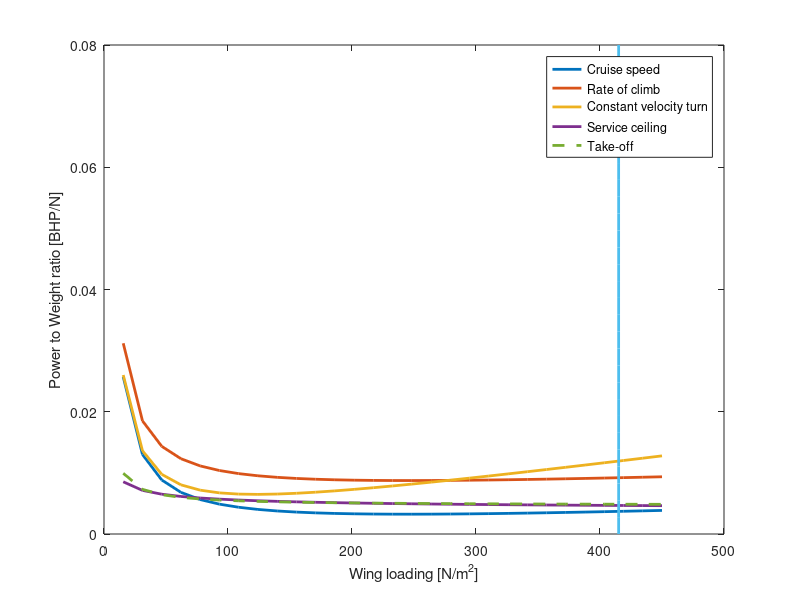

MATLAB code for this plot: (Note: this script raises an error after producing the figure.)
close all;
clear all;
clc;

%% Author Yuvarajendra Anjaneya Reddy (nakkan naaaaaaaaaaaaaaane)
neta=0.85
g=9.81;
Sg=500;                             %% Ground roll of about 100 ft
AR=8;                               %% Aspect ratio
b=2.10;                             %% Wing span
S=(b^2)/AR;                         %% Wetted area
MTOW=13*9.81;                       %% Total weight
Density=1.08791;                     %% Density at 4000 ft
Density_SL=1.225;
Cl_cruise=0.7;                      %% Cruise coefficient of lift
Cl_max=1.4;
Cd_cruise=0.027;                    %% Cruise coefficient of drag
Cd_TO=0.040;                        %% Take-off coefficient of drag
Cl_TO=0.7;                          %% Take-off coefficient of lift
V_cruise=sqrt((2*MTOW)/(Density*S*Cl_cruise));
V_service_ceiling=0.508;            %% Vertical speed in 100 ft/min
e=1.78*(1-0.045*(8)^0.68)-0.64;     %% Oswalds efficiency factor
k=1/(pi*e*AR);                      %% Lift induced drag factor
q=(0.5*Density*V_cruise^2);         %% Dynamic pressure
n=2;                                %% Load factor
V_vertical_speed=3.048;             %% Vertical speed in 10 ft/sec
V_stall=sqrt((2/Density)*(MTOW/S)*(1/Cl_max))               %% Stall speed
V_LOF=1.1*V_stall;                  %% Lift-off speed, 110% of stall speed
q_takeoff=(0.5*Density_SL*(V_LOF/sqrt(2))^2);
mu=0.04;                            %% Ground friction coefficient
sigma=Density/Density_SL;
V_approach=22;

W_S_landing=0.5*Cl_max*Density_SL*V_approach^2;


W_S=linspace(0,450,30);
T_W_landing=linspace(0,0.08,30);

for(i=1:1:length(W_S))
    
T_W_cruise_speed(i)=(q*Cd_cruise*(1/W_S(i))+k*(1/q)*(W_S(i)))*(V_cruise/(neta*746))/(1.132*sigma-0.132);

T_W_Climb(i)=((V_vertical_speed/V_cruise)+(q/W_S(i))*Cd_cruise+(k/q)*(W_S(i)))*(V_cruise/(neta*746))/(1.132*sigma-0.132);

T_W_constant_veloc_turn(i)=(q*((Cd_cruise/W_S(i))+k*(n/q)^2 *(W_S(i))))*(V_cruise/(neta*746))/(1.132*sigma-0.132);

T_W_service(i)= ((V_service_ceiling/sqrt((2/Density)*W_S(i)*sqrt(k/(3*Cd_cruise))))+4*sqrt((k*Cd_cruise)/3))*(V_cruise/(neta*746))/(1.132*sigma-0.132);

T_W_takeoff(i)=(((V_LOF^2)/(2*g*Sg))+((q_takeoff*Cd_TO)/W_S(i)) + mu*(1-((q_takeoff*Cl_TO)/W_S(i))))*(V_cruise/(neta*550))/(1.132*sigma-0.132);

W_S_landings(i)=W_S_landing;
end



plot(W_S,T_W_cruise_speed,'Linewidth',2)
hold on
plot(W_S,T_W_Climb,'Linewidth',2)
hold on
plot(W_S,T_W_constant_veloc_turn,'Linewidth',2)
hold on
plot(W_S,T_W_service,'Linewidth',2)
hold on
plot(W_S,T_W_takeoff,'--','Linewidth',2)
hold on
plot(W_S_landings,T_W_landing,'Linewidth',2)

xlabel('Wing loading [N/m^2]')
ylabel('Power to Weight ratio [BHP/N]')
legend('Cruise speed','Rate of climb','Constant velocity turn','Service ceiling','Take-off')


%%% Stall speeds
Stall_speeds=25;
% for(k=1:1:length(W_S))
%     
% for(j=1:1:length(Stall_speeds))    
Cl_maxx=(W_S)*(1/(0.5*Density*Stall_speeds^2));
% end

% end
yyaxis right;
plot(W_S,Cl_maxx,'k','Linewidth',1.5)
ylim([0 5.5])

ylabel('Required Clmax')
title('Constraint diagram')
legend('Cruise speed= 30m/s','Rate of climb= 3m/s','Constant velocity turn','Service ceiling','Take-off, Vlof= 26m/s','Landing, Vapp =22m/s','Vstall=20 m/s')%,'Vs=30 m/s','Vs=35 m/s','Vs=40 m/s')